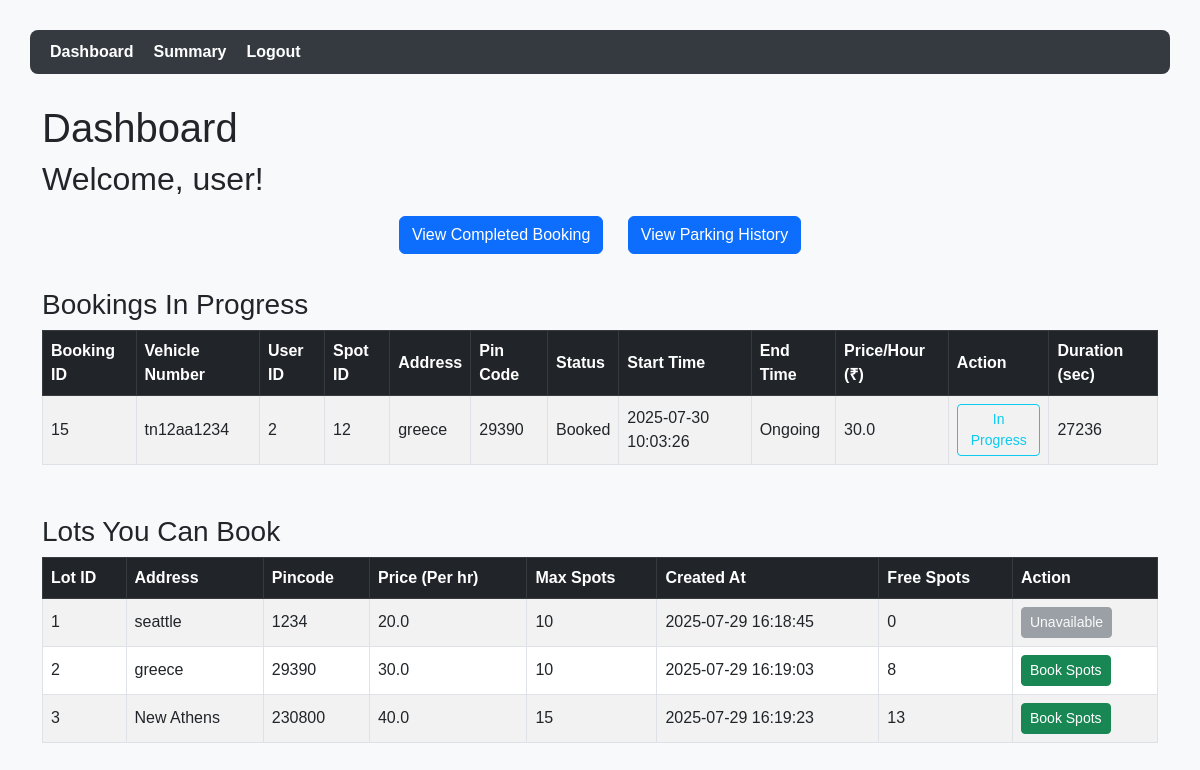
Page /dashboard/2 on the earlier database version.
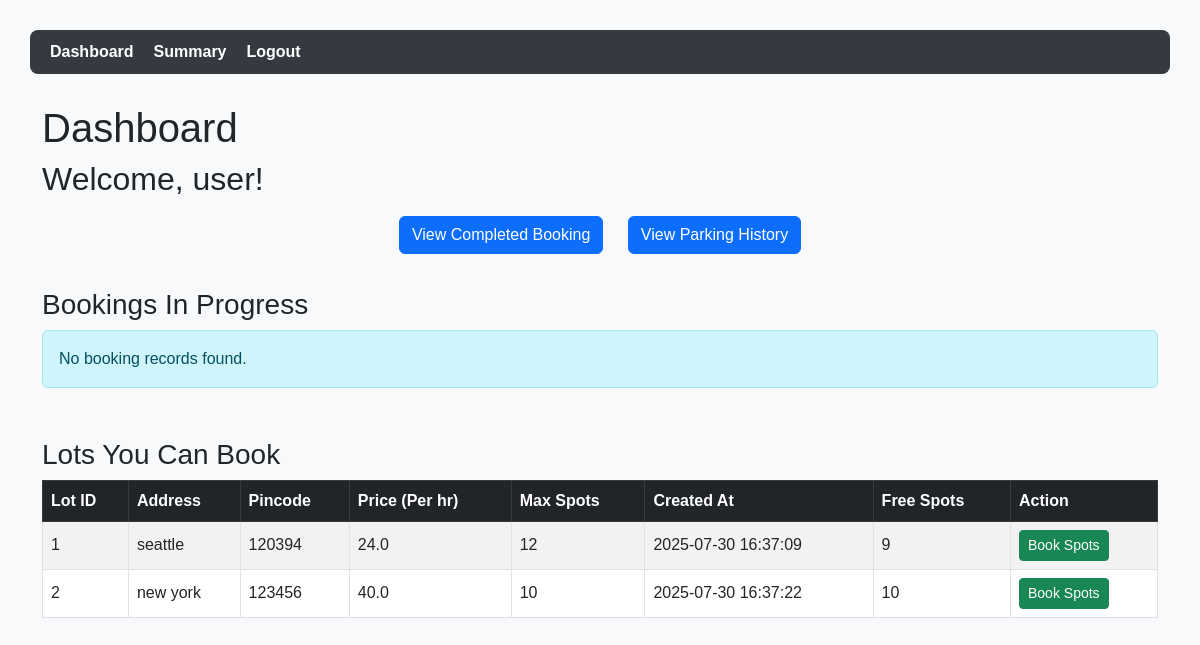
Same page on the later database version.
### tables this page shows
CREATE TABLE Bookings (
              booking_id  INTEGER PRIMARY KEY AUTOINCREMENT,
              spot_id     INTEGER NOT NULL,
              vehicle_id  INTEGER NOT NULL,
              start_time  DATETIME NOT NULL DEFAULT CURRENT_TIMESTAMP,
              end_time    DATETIME,
              status      TEXT    NOT NULL DEFAULT 'Booked'
                           CHECK(status IN ('Booked','Completed','Cancelled')),
              duration_hours Float Default NULL,
              total_amount Float Default NULL,
              FOREIGN KEY(spot_id)    REFERENCES ParkingSpots(spot_id)
                ON DELETE CASCADE,
              FOREIGN KEY(vehicle_id) REFERENCES Vehicles(vehicle_id)
                ON DELETE CASCADE
            );

CREATE TABLE User (
                user_id INTEGER PRIMARY KEY AUTOINCREMENT,
                fname TEXT NOT NULL,
                age INTEGER,
                gender TEXT,
                email TEXT UNIQUE NOT NULL,
                passwd TEXT NOT NULL,
                no_spots_booked DEFAULT 0
            );

CREATE TABLE ParkingLots (
              lot_id         INTEGER PRIMARY KEY AUTOINCREMENT,
              address        TEXT    NOT NULL,
              pin_code       TEXT,
              price_per_hour REAL    NOT NULL,
              max_spots      INTEGER NOT NULL,
              created_at     DATETIME DEFAULT CURRENT_TIMESTAMP,
              free_spots   INTEGER NOT NULL
            );

### app.py (the view)
@app.route('/dashboard/<int:userid>')
def dashboard(userid):
    det = in_progress(userid)
    lots = get_lots()
    return render_template('dashboard.html', lots=lots, details=det, userid=userid)

### app.py (called while the page is built)
def get_lots():
    with sqlite3.connect(DB) as con:
        cur = con.cursor()
        cur.execute('SELECT * FROM ParkingLots')
        return cur.fetchall()

### templates/dashboard.html (shortened to what this page needs)
<!DOCTYPE html>
<html lang="en">
<head>
    <link href="https://cdn.jsdelivr.net/npm/bootstrap@5.3.0/dist/css/bootstrap.min.css" rel="stylesheet">
</head>
<body>
<nav class="nav">
    <a href="{{ url_for('dashboard', userid=userid) }}">Dashboard</a>
    <a href="{{ url_for('user_summary') }}">Summary</a>
    <a href="{{ url_for('home') }}">Logout</a>
</nav>
<div class="container">
        <h1>Dashboard</h1>
        <h2>Welcome, user!</h2>
    <div class="text-center mb-4">
        <a href="{{ url_for('booking_history_user', userid=userid) }}" class="btn btn-primary">View Completed Booking</a>
        <a href="{{ url_for('booking_history_user_all', userid=userid) }}" class="btn btn-primary">View Parking History</a>
    </div>
    <div class="section">
        <h3>Bookings In Progress</h3>
        {% if details %}
        <table class="table table-bordered table-hover table-striped">
            <thead class="table-dark">
                <tr>
                    <th>Booking ID</th>
                    <th>Vehicle Number</th>
                    <th>User ID</th>
                    <th>Spot ID</th>
                    <th>Address</th>
                    <th>Pin Code</th>
                    <th>Status</th>
                    <th>Start Time</th>
                    <th>End Time</th>
                    <th>Price/Hour (₹)</th>
                    <th>Action</th>
                    <th>Duration (sec)</th>
                </tr>
            </thead>
            <tbody>
                {% for row in details %}
                <tr>
                    <td>{{ row[0] }}</td>
                    <td>{{ row[1] }}</td>
                    <td>{{ row[2] }}</td>
                    <td>{{ row[3] }}</td>
                    <td>{{ row[4] }}</td>
                    <td>{{ row[5] }}</td>
                    <td>{{ row[6] }}</td>
                    <td>{{ row[7] }}</td>
                    <td>{{ row[8] or 'Ongoing' }}</td>
                    <td>{{ row[9] }}</td>
                    <td>
                        <form method="post" action="{{ url_for('reservation_details', spotid=row[3]) }}">
                            <button type="submit" class="btn btn-sm btn-outline-info">In Progress</button>
                        </form>
                    </td>
                    <td>{{ row[10] }}</td>
                </tr>
                {% endfor %}
            </tbody>
        </table>
        {% else %}
        <div class="alert alert-info">No booking records found.</div>
        {% endif %}
    </div>
    <div class="section">
        <h3>Lots You Can Book</h3>
        <table class="table table-bordered table-hover table-striped">
            <thead class="table-dark">
                <tr>
                    <th>Lot ID</th>
                    <th>Address</th>
                    <th>Pincode</th>
                    <th>Price (Per hr)</th>
                    <th>Max Spots</th>
                    <th>Created At</th>
                    <th>Free Spots</th>
                    <th>Action</th>
                </tr>
            </thead>
            <tbody>
                {% for lot in lots %}
                <tr>
                    <td>{{ lot[0] }}</td>
                    <td>{{ lot[1] }}</td>
                    <td>{{ lot[2] }}</td>
                    <td>{{ lot[3] }}</td>
                    <td>{{ lot[4] }}</td>
                    <td>{{ lot[5] }}</td>
                    <td>{{ lot[6] }}</td>
                    <td>
                        {% if lot[6] > 0 %}
                            <form method="post" action="{{ url_for('book_lot', lotid=lot[0]) }}">
                                <button type="submit" class="btn btn-sm btn-success">Book Spots</button>
                            </form>
                        {% else %}
                            <button type="button" class="btn btn-sm btn-secondary" disabled>Unavailable</button>
                        {% endif %}
                    </td>
                </tr>
                {% endfor %}
            </tbody>
        </table>
    </div>
</div>
</body>
</html>

### templates/dashboard.html (style rules this page uses)
body { padding: 30px; background-color: #f8f9fa; font-family: Arial, sans-serif; }
nav.nav { background-color: #343a40; padding: 10px 20px; margin-bottom: 30px; border-radius: 8px; }
nav.nav a { color: white; margin-right: 20px; text-decoration: none; font-weight: bold; }
h1, h3, h5 { margin-top: 20px; }
.btn-primary { margin: 10px; }
.section { margin-bottom: 50px; }
.table th, .table td { vertical-align: middle; }

Differences in the rows shown:
removed Bookings: booking_id "15", row "tn12aa1234", user_id "2", spot "12", row "greece", row "29390", status "Booked", start_time "2025-07-30 10:03:26", row "Ongoing", row "30.0", row "27236"
removed ParkingLots: lot_id "3", address "New Athens", pin_code "230800", price_per_hour "40.0", max_spots "15", created_at "2025-07-29 16:19:23", free_spots "13"
changed ParkingLots "seattle": pin_code "1234" → "120394"; price_per_hour "20.0" → "24.0"; max_spots "10" → "12"; created_at "2025-07-29 16:18:45" → "2025-07-30 16:37:09"; free_spots "0" → "9"; free_spots "Unavailable" → "Book Spots"
changed ParkingLots id 2: address "greece" → "new york"; pin_code "29390" → "123456"; price_per_hour "30.0" → "40.0"; created_at "2025-07-29 16:19:03" → "2025-07-30 16:37:22"; free_spots "8" → "10"
Other differences:
text no longer shown: "Booking ID Vehicle Number User ID Spot ID Address Pin Code Status Start Time End Time Price/Hour (₹) Action Duration (sec)"
text now shown: "No booking records found."
